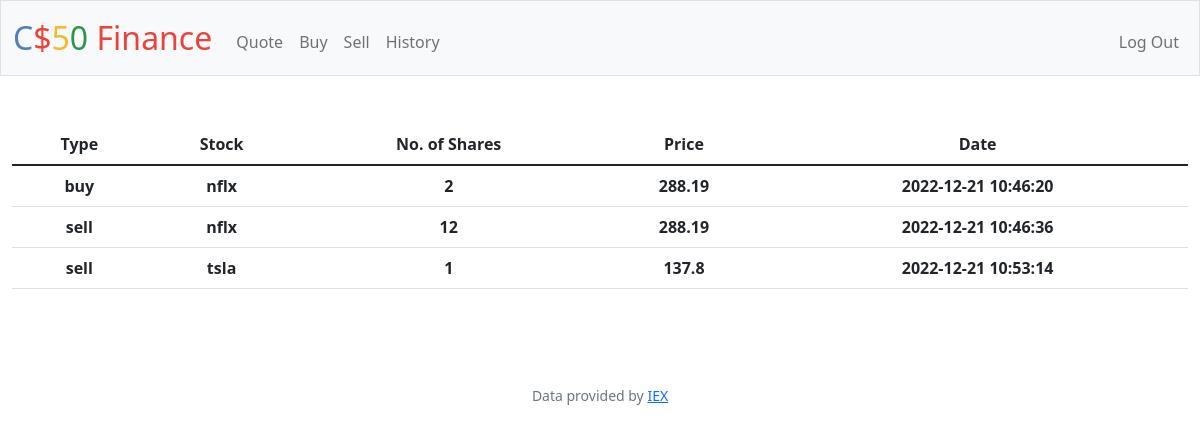
Screenshot of /history (signed in) with the database file from the repository.
### tables this page shows
CREATE TABLE transactions (user_id INTEGER NOT NULL, type TEXT NOT NULL, stock TEXT NOT NULL, price REAL NOT NULL, shares INTEGER NOT NULL, dateBought DATE NOT NULL DEFAULT CURRENT_TIMESTAMP, FOREIGN KEY(user_id) REFERENCES users(id));

### app.py (the view)
@app.route("/history")
@login_required
def history():
    transactions = db.execute("SELECT * FROM transactions WHERE user_id=?", session["user_id"])
    return render_template("history.html", transactions=transactions)

### app.py (called while the page is built)
@app.after_request
def after_request(response):
    response.headers["Cache-Control"] = "no-cache, no-store, must-revalidate"
    response.headers["Expires"] = 0
    response.headers["Pragma"] = "no-cache"
    return response

### helpers.py (called while the page is built)
def login_required(f):
    @wraps(f)
    def decorated_function(*args, **kwargs):
        if session.get("user_id") is None:
            return redirect("/login")
        return f(*args, **kwargs)
    return decorated_function

### templates/history.html (shortened to what this page needs)
{% extends "layout.html" %}
{% block main %}
<table class="table mb-5">
    <thead>
        <tr>
            <th>Type</th>
            <th>Stock</th>
            <th>No. of Shares</th>
            <th>Price</th>
            <th>Date</th>
        </tr>
    </thead>
    <tbody>
        {% for stock in transactions %}
        <tr>
            <th>{{ stock.type }}</th>
            <th>{{ stock.stock }}</th>
            <th>{{ stock.shares }}</th>
            <th>{{ stock.price }}</th>
            <th>{{ stock.dateBought }}</th>
        </tr>
        {% endfor %}
    </tbody>
</table>
{% endblock %}

### templates/layout.html (shortened to what this page needs)
<!DOCTYPE html>
<html lang="en">
    <head>
        <link href="https://cdn.jsdelivr.net/npm/bootstrap@5.1.3/dist/css/bootstrap.min.css" rel="stylesheet">
        <link href="/static/styles.css" rel="stylesheet">
    </head>
    <body>
        <nav class="bg-light border navbar navbar-expand-md navbar-light">
            <div class="container-fluid">
                <a class="navbar-brand" href="/"><span class="blue">C</span><span class="red">$</span><span class="yellow">5</span><span class="green">0</span> <span class="red">Finance</span></a>
                <div class="collapse navbar-collapse" id="navbar">
                    {% if session["user_id"] %}
                        <ul class="navbar-nav me-auto mt-2">
                            <li class="nav-item"><a class="nav-link" href="/quote">Quote</a></li>
                            <li class="nav-item"><a class="nav-link" href="/buy">Buy</a></li>
                            <li class="nav-item"><a class="nav-link" href="/sell">Sell</a></li>
                            <li class="nav-item"><a class="nav-link" href="/history">History</a></li>
                        </ul>
                        <ul class="navbar-nav ms-auto mt-2">
                            <li class="nav-item"><a class="nav-link" href="/logout">Log Out</a></li>
                        </ul>
                    {% else %}
                        <ul class="navbar-nav ms-auto mt-2">
                            <li class="nav-item"><a class="nav-link" href="/register">Register</a></li>
                            <li class="nav-item"><a class="nav-link" href="/login">Log In</a></li>
                        </ul>
                    {% endif %}
                </div>
            </div>
        </nav>
        <main class="container-fluid py-5 text-center">
            {% block main %}{% endblock %}
        </main>
        <footer class="mb-5 small text-center text-muted">
            Data provided by <a href="https://iexcloud.io/">IEX</a>
        </footer>
    </body>
</html>

### static/styles.css (style rules this page uses)
nav .navbar-brand { font-size: xx-large; }
nav .navbar-brand .blue { color: #537fbe; }
nav .navbar-brand .red { color: #ea433b; }
nav .navbar-brand .yellow { color: #f5b82e; }
nav .navbar-brand .green { color: #2e944b; }

### rows the page displays
transactions: type "buy", stock "nflx", shares "2", price "288.19", dateBought "2022-12-21 10:46:20"
transactions: type "sell", stock "nflx", shares "12", price "288.19", dateBought "2022-12-21 10:46:36"
transactions: type "sell", stock "tsla", shares "1", price "137.8", dateBought "2022-12-21 10:53:14"
